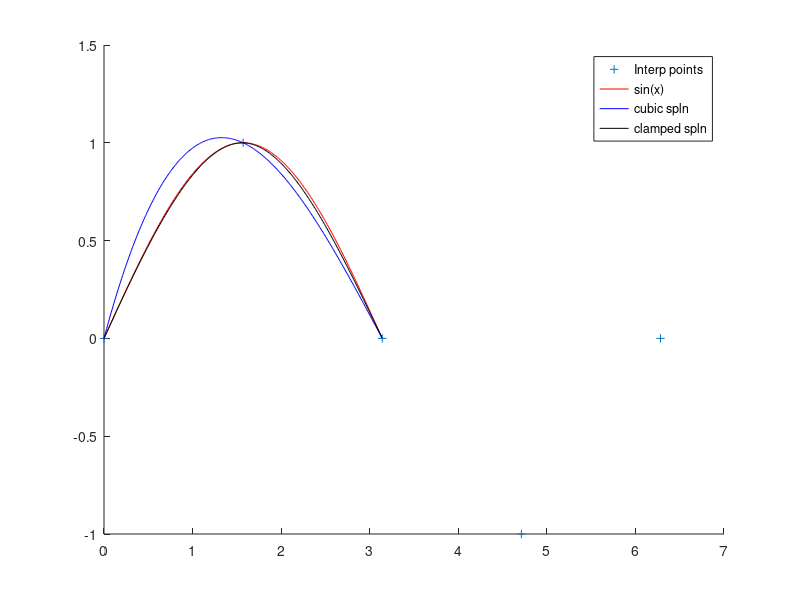

MATLAB code to generate this figure:
x = [0 pi/2 pi 3 * pi/2 2*pi];
y = sin(x);
dy = cos(x);

sp1 = spline(x, y, pi/4);
sp2 = spline(x, [dy(1) y dy(5)], pi/4);

printf("Value of function at pi/4: %f\n", sin(pi/4));
printf("Value of cubic natural spline function at pi/4: %f\n", sp1);
printf("Value of cubic clamped spline function at pi/4: %f\n", sp2);

xx = [0:0.01:pi];
hold on;

plot(x, y, '+');

plot(xx, sin(xx), 'Color', 'r');
plot(xx, spline(x, y, xx), 'Color', 'b');
plot(xx, spline(x, [dy(1), y, dy(5)], xx), 'Color', 'k');

legend('Interp points', 'sin(x)', 'cubic spln', 'clamped spln');